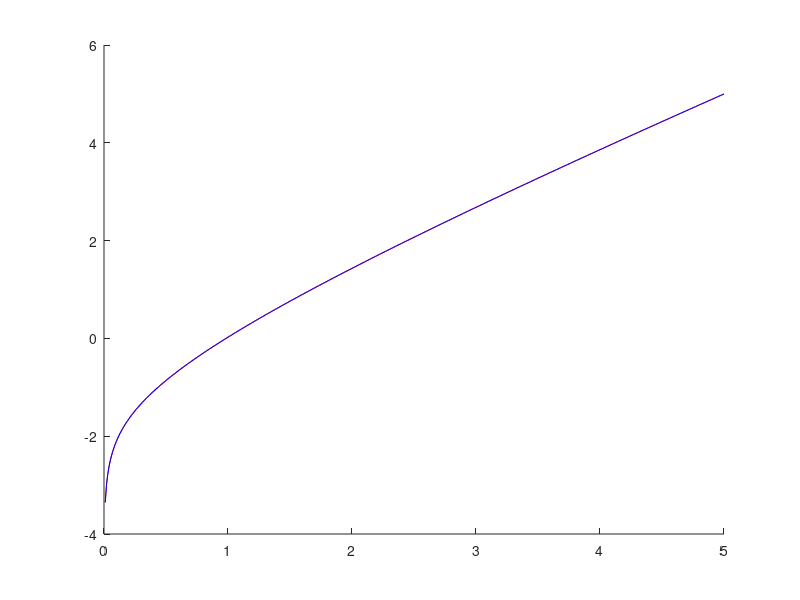

Write MATLAB code to recreate this figure.
clear all;

func=@(x) x;
kInt=@(x,s) 1/(3*x+s.^2+eps(x.^2));

a=0.0;
b=5.0;
h=0.01;
sx=a:h:b;

N=length(sx);
sy=func(sx);
ssy=sy;

figure(1);
eps=0.001;
teps=10.0;
while teps>eps
    for ix=1:1:N
        sy(ix)=func(sx(ix));
        for is=ix:1:N
            sy(ix)=sy(ix)-h*kInt(sx(ix),sx(is))*ssy(is);
        end
    end

    hold on
    plot(sx,sy,'-r');
    hold off;

    teps=norm(sy-ssy);
    ssy=sy;
end

hold on;
plot(sx,sy,'-b');
hold off;
